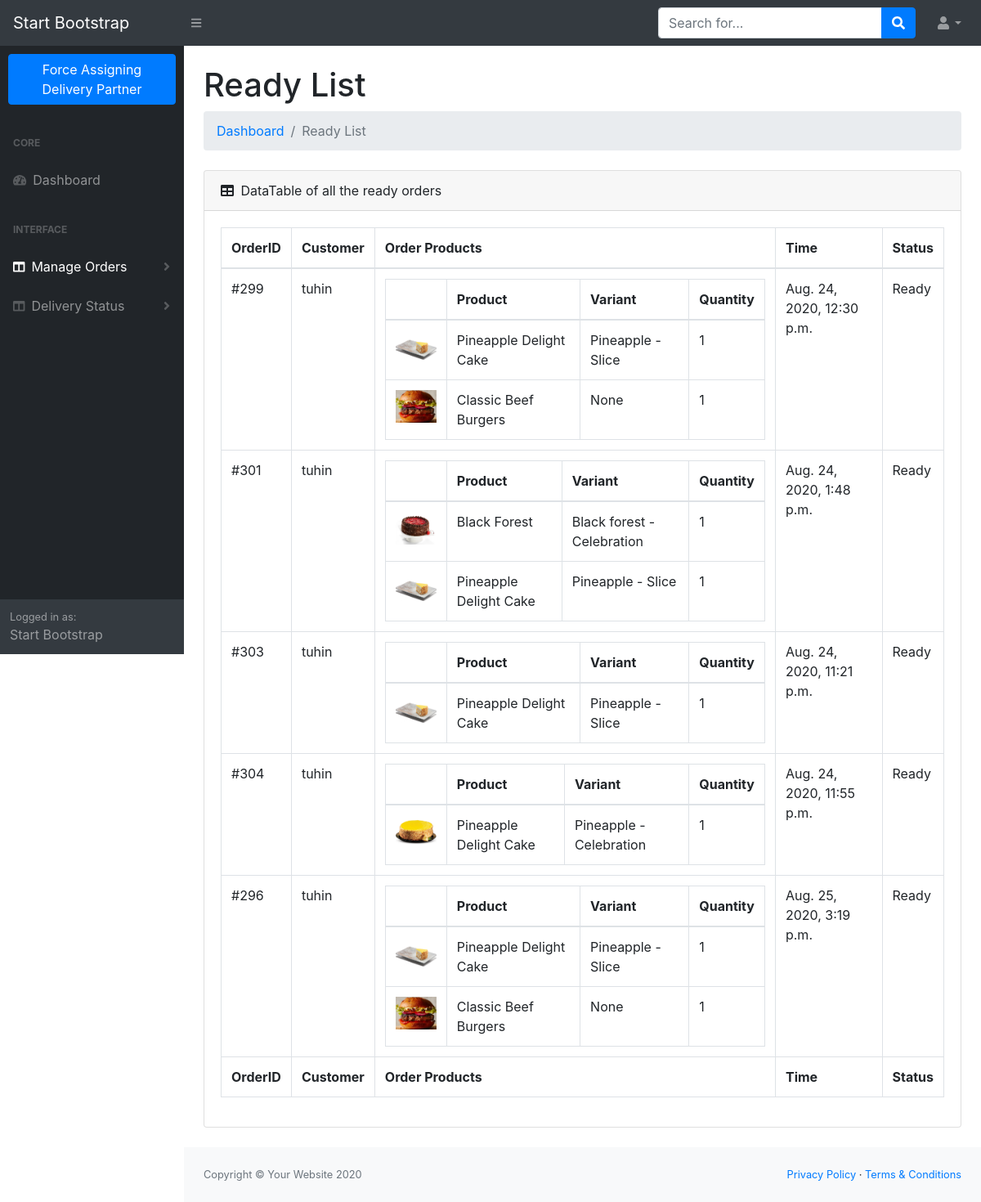
Screenshot of /delivery/order-ready-list/ (signed in) with the database file from the repository.
### delivery/models.py (models this page shows, shortened)
class DeliveryManagement(models.Model):
    STATUS = (
        ('Delivered', 'Delivered'),
        ('Current', 'Current'),
        ('OnShipping', 'OnShipping'),
        ('Ready', 'Ready'),
        ('Waiting', 'Waiting'),
        ('Preparing', 'Preparing'),
        ('Failed', 'Failed'),
    )
    confirmedOrder = models.ForeignKey(Order, on_delete=models.CASCADE)
    deliveryStatus = models.CharField(max_length=100, choices=STATUS, default='Preparing')
    managerNotes = models.CharField(max_length=300, null=True, blank=True)
    timestamp = models.DateTimeField(auto_now_add=True)
    class Meta:
        ordering = ['confirmedOrder', ]
    def customerUsername(self):
        return self.confirmedOrder.user.username

### order/models.py (models this page shows, shortened)
class Order(models.Model):
    STATUS = (
        ('New', 'New'),
        ('Accepted', 'Accepted'),
        ('Preparing', 'Preparing'),
        ('OnShipping', 'OnShipping'),
        ('Completed', 'Completed'),
        ('Cancelled', 'Cancelled'),
    )
    user = models.ForeignKey(User, on_delete=models.SET_NULL, null=True)
    code = models.CharField(max_length=10, editable=False )
    first_name = models.CharField(max_length=10)
    last_name = models.CharField(max_length=10)
    phone = models.CharField(blank=True, max_length=20)
    locationAddress = models.CharField(max_length=300, blank=True, null=True)
    houseNo = models.CharField(max_length=50, blank=True, null=True)
    latitude = models.DecimalField(max_digits=9, decimal_places=6, blank=True, null=True)
    longitude = models.DecimalField(max_digits=9, decimal_places=6, blank=True, null=True)
    priceOffPlan = models.FloatField(default=0.00)
    discountOff = models.FloatField(default=0.00)
    useWallet = models.BooleanField(default=False)
    walletDeduction = models.FloatField(blank=True, null=True, default=0)
    walletDeductionStatus = models.BooleanField(default=False)
    total = models.FloatField()
    cashBackCoupon = models.CharField(blank=True, null=True, max_length=100)
    cashBackIssued = models.FloatField(blank=True, null=True)
    cashBackIssuedStatus = models.BooleanField(default=False)
    status=models.CharField(max_length=10,choices=STATUS,default='Cancelled')
    ip = models.CharField(blank=True, max_length=20)
    adminnote = models.CharField(blank=True, max_length=100)
    create_at=models.DateTimeField(auto_now_add=True)
    update_at=models.DateTimeField(auto_now=True)
    paid = models.BooleanField(default=False)
    TXNID = models.CharField(blank=True, max_length=150)
    TXNDATE = models.CharField(blank=True, max_length=150)
    GATEWAYNAME = models.CharField(blank=True, max_length=150)
    BANKTXNID = models.CharField(blank=True, max_length=150)
    BANKNAME = models.CharField(blank=True, max_length=150)
    clientOTP = models.IntegerField(blank=True, default='0000')

class OrderProduct(models.Model):
    STATUS = (
        ('New', 'New'),
        ('Accepted', 'Accepted'),
        ('Cancelled', 'Cancelled'),
    )
    order = models.ForeignKey(Order, on_delete=models.CASCADE)
    user = models.ForeignKey(User, on_delete=models.CASCADE)
    product = models.ForeignKey(Product, on_delete=models.CASCADE)
    variant = models.ForeignKey(Variants, on_delete=models.SET_NULL,blank=True, null=True) # relation with varinat
    quantity = models.IntegerField()
    productDiscountOff = models.FloatField(default=0.00)
    price = models.FloatField()
    amount = models.FloatField()
    status = models.CharField(max_length=10, choices=STATUS, default='New')
    create_at = models.DateTimeField(auto_now_add=True)
    update_at = models.DateTimeField(auto_now=True)

### product/models.py (models this page shows, shortened)
class Variants(models.Model):
    title = models.CharField(max_length=100, blank=True,null=True)
    product = models.ForeignKey(Product, on_delete=models.CASCADE)
    color = models.ForeignKey(Color, on_delete=models.CASCADE,blank=True,null=True)
    size = models.ForeignKey(Size, on_delete=models.CASCADE,blank=True,null=True)
    image_id = models.IntegerField(blank=True,null=True,default=0)
    quantity = models.IntegerField(default=1)
    price = models.DecimalField(max_digits=12, decimal_places=2,default=0)
    weightInGram = models.IntegerField(default=100)
    def __str__(self):
        return self.title
    def image(self):
        img = Images.objects.get(id=self.image_id)
        if img.id is not None:
             varimage=img.image.url
        else:
            varimage=""
        return varimage

class Images(models.Model):
    product=models.ForeignKey(Product,on_delete=models.CASCADE)
    title = models.CharField(max_length=50,blank=True)
    image = models.ImageField(blank=True, upload_to='images/')

class Product(models.Model):
    STATUS = (
        ('True', 'True'),
        ('False', 'False'),
    )
    VARIANTS = (
        ('None', 'None'),
        ('Size', 'Size'),
        ('Color', 'Color'),
        ('Size-Color', 'Size-Color'),
    )
    category = models.ForeignKey(Category, on_delete=models.CASCADE) #many to one relation with Category
    title = models.CharField(max_length=150)
    keywords = models.CharField(max_length=255)
    description = models.TextField(max_length=500)
    image=models.ImageField(upload_to='images/',null=False)
    price = models.DecimalField(max_digits=12, decimal_places=2,default=0)
    amount=models.IntegerField(default=0)
    minamount=models.IntegerField(default=3)
    variant=models.CharField(max_length=10,choices=VARIANTS, default='None')
    detail= RichTextUploadingField()
    slug = models.SlugField(null=False, unique=True)
    status=models.CharField(max_length=10,choices=STATUS)
    create_at=models.DateTimeField(auto_now_add=True)
    update_at=models.DateTimeField(auto_now=True)
    goeswell = models.ForeignKey('self', on_delete=models.CASCADE, blank=True, null=True, related_name='well')
    weightInGram = models.IntegerField(default=100)
    def __str__(self):
        return self.title
    def image_tag(self):
        return mark_safe('<img src="{}" height="50px" width="50px"/>'.format(self.image.url))
    image_tag.short_description = 'image'

### delivery/views.py (the view)
# urls.py: path('order-ready-list/', views.OrderReadyList, name='OrderReadyList'),
def OrderReadyList(request):
    current_user = request.user
    checkStatus = is_Manager(request)
    if checkStatus:
        DeliveryManagements = DeliveryManagement.objects.filter(deliveryStatus='Ready').order_by('id')
        ConfirmedOrders = Order.objects.filter(~Q(status='Cancelled'))
        ConfirmedOrderProducts = OrderProduct.objects.filter(~Q(status='Cancelled'))
        active = 'ready'
        userStatus = 'manager'
        context = {'DeliveryManagements': DeliveryManagements, 'ConfirmedOrderProducts': ConfirmedOrderProducts,
                   'active': active, 'userStatus': userStatus, }
        return render(request, 'orderList.html', context)
    else:
        return HttpResponseRedirect('/')

### delivery/views.py (called while the page is built)
def is_Manager(request):
    current_user = request.user
    if current_user.groups.filter(name__icontains='Manager').exists():
        return True

### delivery/templates/orderList.html (shortened to what this page needs)
{% extends 'dashHomebase.html' %}
{% load static %}
{% block dashtop %} {% include 'dashtop.html' %} {% endblock %}
{% block dashSidebar %} {% include 'dashSidebar.html' %} {% endblock %}
{% block dashbody %} <div id="layoutSidenav_content">
        <main>
            <div class="container-fluid">
                <h1 class="mt-4">{% if active == 'preparing' %}Preparing List
                                    {% elif active == 'waiting' %}Waiting List
                                    {% elif active == 'ready' %}Ready List{% endif %}
                </h1>
                <ol class="breadcrumb mb-4">
                    <li class="breadcrumb-item"><a href="/delivery">Dashboard</a></li>
                    {% if active == 'ready' %}<li class="breadcrumb-item active">Ready List</li>{% endif %}
                </ol>
                <div class="card mb-4">
                    <div class="card-header">
                        <i class="fas fa-table mr-1"></i>
                        {% if active == 'ready' %}DataTable of all the ready orders{% endif %}
                    </div>
                    <div class="card-body">
                        <div class="table-responsive">
                            <table cellspacing="0" class="table table-bordered" id="dataTable" width="100%">
                                <thead>
                                <tr>
                                    <th>OrderID</th>
                                    <th>Customer</th>
                                    <th>Order Products</th>
                                    <th>Time</th>
                                    <th>Status</th>
                                </tr>
                                </thead>
                                <tfoot>
                                <tr>
                                    <th>OrderID</th>
                                    <th>Customer</th>
                                    <th>Order Products</th>
                                    <th>Time</th>
                                    <th>Status</th>
                                </tr>
                                </tfoot>
                                <tbody>
                                {% for rs in DeliveryManagements %}
                                <tr>
                                    <td>#{{ rs.confirmedOrder_id }}</td>
                                     <td>{{ rs.customerUsername }}</td>
                                    <td>
                                        <table>
                                            <thead>
                                            <tr>
                                                <th></th>
                                                <th>Product</th>
                                                <th>Variant</th>
                                                <th>Quantity</th>
                                            </tr>
                                            </thead>
                                            {% for tu in ConfirmedOrderProducts %}
                                                {% if tu.order_id == rs.confirmedOrder_id %}
                                            <tr>
                                            <td class="thumb">
                                                <a href="/product/{{ tu.product.id }}/{{ tu.product.slug }}">
                                                {% if tu.variant.image_id > 0 %}
                                                <img alt="" src="{{tu.variant.image }}" style=" height: 40px; width: 50px; object-fit: cover;" >
                                                {% else %}
                                                <img alt="" src="{{tu.product.image.url}}" style=" height: 40px; width: 50px; object-fit: cover;">
                                                {% endif %}
                                                </a>
                                            </td>
                                            <td>{{ tu.product }}</td>
                                            <td>{{ tu.variant }}</td>
                                            <td>{{ tu.quantity }}</td>
                                            </tr>
                                            {% endif %}
                                                {% endfor %}
                                        </table>
                                    </td>
                                    <td>{{ rs.timestamp }}</td>
                                    <td>{% if active == 'preparing' %}<a class="btn btn-success" href="/delivery/finish-preparing/{{ rs.id }}">Finish Preparing</a>{% endif %}
                                    {% if active == 'ready' %}{{ rs.deliveryStatus }}{% endif %}</td>
                                </tr>
                                {% endfor %}
                                </tbody>
                            </table>
                        </div>
                    </div>
                </div>
            </div>
        </main>
        <footer class="py-4 bg-light mt-auto">
            <div class="container-fluid">
                <div class="d-flex align-items-center justify-content-between small">
                    <div class="text-muted">Copyright &copy; Your Website 2020</div>
                    <div>
                        <a href="#">Privacy Policy</a>
                        &middot;
                        <a href="#">Terms &amp; Conditions</a>
                    </div>
                </div>
            </div>
        </footer>
    </div>   {% endblock %}

### rows the page displays
DeliveryManagement: confirmedOrder_id "299", customerUsername "tuhin", timestamp "Aug. 24, 2020, 12:30 p.m.", deliveryStatus "Ready"
OrderProduct: variant.image (picture), product "Pineapple Delight Cake", variant "Pineapple - Slice", quantity "1"
OrderProduct: product.image (picture), product "Classic Beef Burgers", variant "None", quantity "1"
DeliveryManagement: confirmedOrder_id "301", customerUsername "tuhin", timestamp "Aug. 24, 2020, 1:48 p.m.", deliveryStatus "Ready"
OrderProduct: variant.image (picture), product "Black Forest", variant "Black forest - Celebration", quantity "1"
OrderProduct: variant.image (picture), product "Pineapple Delight Cake", variant "Pineapple - Slice", quantity "1"
DeliveryManagement: confirmedOrder_id "303", customerUsername "tuhin", timestamp "Aug. 24, 2020, 11:21 p.m.", deliveryStatus "Ready"
OrderProduct: variant.image (picture), product "Pineapple Delight Cake", variant "Pineapple - Slice", quantity "1"
DeliveryManagement: confirmedOrder_id "304", customerUsername "tuhin", timestamp "Aug. 24, 2020, 11:55 p.m.", deliveryStatus "Ready"
OrderProduct: variant.image (picture), product "Pineapple Delight Cake", variant "Pineapple - Celebration", quantity "1"
DeliveryManagement: confirmedOrder_id "296", customerUsername "tuhin", timestamp "Aug. 25, 2020, 3:19 p.m.", deliveryStatus "Ready"
OrderProduct: variant.image (picture), product "Pineapple Delight Cake", variant "Pineapple - Slice", quantity "1"
OrderProduct: product.image (picture), product "Classic Beef Burgers", variant "None", quantity "1"
